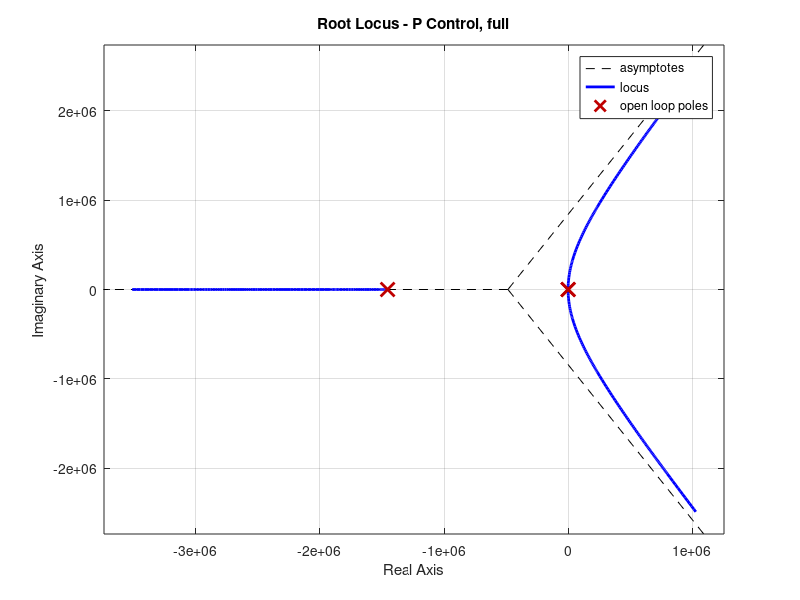

Recreate this plot in MATLAB. (Note: this script raises an error after producing the figure.)
clearvars;

J = 3.2284E-6;
b = 3.5077E-6;
K = 0.0274;
R = 4;
L = 2.75E-6;
s = tf('s');
P_motor = K/(s*((J*s+b)*(L*s+R)+K^2));

figure;
rlocus(P_motor)
title('Root Locus - P Control, full')
sgrid(.5, 0)
sigrid(100)

% redukcja ukladu o najszybsza skladowa
poles = pole(P_motor);
rP_motor = minreal(P_motor * (s/max(abs(poles)) + 1));

rlocus(rP_motor)
title('Root Locus - P Control, reduced')
sgrid(.5, 0)
sigrid(100)

% regulator calkujacy
C = 1/s;
rlocus(C*rP_motor)
title('Root Locus - I Control')
axis([ -300 100 -200 200])
sgrid(.5, 0)
sigrid(100)

% regulator PI
C = (s+20)/s;
rlocus(C*rP_motor)
title('Root Locus - PI Control')
axis([ -300 100 -200 200])
sgrid(.5, 0)
sigrid(100)

% regulator PID
C = (s+60)*(s+70)/s;
rlocus(C*rP_motor)
title('Root Locus - PID Control')
axis([ -300 100 -200 200])
sgrid(.5, 0)
sigrid(100)

k = 0.144;
sys_cl = feedback(k * C*rP_motor,1);
t = 0:0.0001:0.1;
step(sys_cl, t)
grid
ylabel('Position, \theta (radians)')
title('Response to a Step Reference with PID Control')
